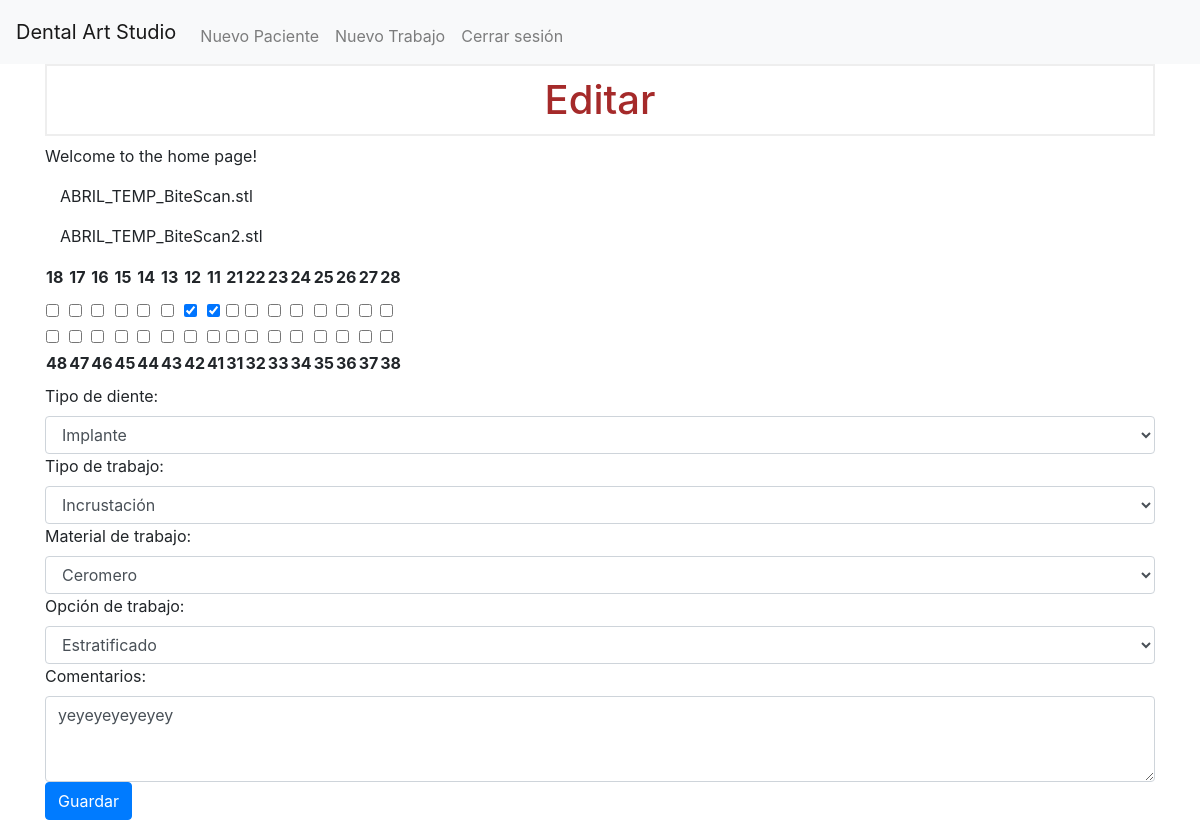
Page /8/edit (signed in) on the committed database.
### tables this page shows
CREATE TABLE job_uploads (
  job_id INTEGER NOT NULL,
  upload_id INTEGER NOT NULL,
  PRIMARY KEY (job_id, upload_id),
  FOREIGN KEY (job_id) REFERENCES jobs(id),
  FOREIGN KEY (upload_id) REFERENCES uploads(id)
);

CREATE TABLE uploads (
  id INTEGER PRIMARY KEY AUTOINCREMENT,
  patient_id INTEGER NOT NULL,
  filename TEXT NOT NULL,
  file_type TEXT NOT NULL,
  FOREIGN KEY (patient_id) REFERENCES patients (id)
);

CREATE TABLE jobs (
  id INTEGER PRIMARY KEY AUTOINCREMENT,
  patient_id INTEGER NOT NULL,
  teeth TEXT NOT NULL,
  tooth_type TEXT,
  job_type TEXT,
  job_material TEXT,
  job_option TEXT,
  timestamp TIMESTAMP NOT NULL DEFAULT CURRENT_TIMESTAMP,
  comments TEXT,
  status TEXT,
  FOREIGN KEY (patient_id) REFERENCES patients (id)
);

### app.py (the view, shortened to what this page needs)
@app.route('/<int:job_id>/edit', methods=('GET','POST'))
@login_required
def edit_job(job_id):
    files = get_files_by_job_id(job_id)
    job = get_job(job_id)
    checked_teeth = job['teeth'].split(', ')
    patient_id = job['patient_id']
    patients = get_patients(session.get("user_id"))
    patient = next((p for p in patients if p['id'] == patient_id), None)
    return render_template('edit_job.html', job=job, patient=patient, files=files, upper_jaw=UPPER_JAW, lower_jaw=LOWER_JAW, job_type_list=JOB_TYPE_LIST, job_material_list=JOB_MATERIAL_LIST, checked_teeth=checked_teeth)

### helpers.py (called while the page is built)
def login_required(f):
    @wraps(f)
    def decorated_function(*args, **kwargs):
        if session.get("user_id") is None:
            return redirect("/login")
        return f(*args, **kwargs)
    return decorated_function

def get_db_connection():
    conn = sqlite3.connect('database.db')
    conn.row_factory = sqlite3.Row
    conn.execute("PRAGMA foreign_keys = ON;")  # Habilita las restricciones de clave foránea
    return conn

def get_patients(user_id):
    try:
        conny = get_db_connection()
        db = conny.cursor()
        patients = db.execute("SELECT * FROM patients WHERE doctor_id = ?", (user_id,)).fetchall()
        conny.close()
        patients = [dict(patient) for patient in patients]
        return patients
    except Exception as e:
        print(f"Error al obtener pacientes: {e}")
        return None

def get_files_by_job_id(job_id):
    try:
        conn = get_db_connection()
        db = conn.cursor()
        db.execute('SELECT * FROM job_uploads JOIN uploads ON job_uploads.upload_id = uploads.id WHERE job_uploads.job_id = ?', (job_id,))
        files = db.fetchall()
        conn.close()
        return files
    except Exception as e:
        print(f"Error al obtener archivos: {e}")
    return None

def get_job(job_id):
    try:
        conn = get_db_connection()
        db = conn.cursor()
        job = db.execute("SELECT * FROM jobs WHERE id = ?", (job_id,)).fetchone()
        conn.close()
        return job
    except Exception as e:
        print(f"Error al obtener trabajo: {e}")
    return None

### templates/edit_job.html (shortened to what this page needs)
{% extends "base.html" %}
{% block content %}
    <h1>Editar</h1>
    <p>Welcome to the home page!</p>
    <div class="container">
        {% for file in files %}
        <div class="full-img">
            <p>{{ file.filename }}</p>
        </div>
        {% endfor %}
    </div>
    <form method="post">
        <table>
            <tr>
                {% for tooth in upper_jaw %}
                <th><label for="{{ tooth }}">{{ tooth }}</label></th>
                {% endfor %}
            </tr>
            <tr>
                {% for tooth in upper_jaw %}
                <td><input type="checkbox" id="{{ tooth }}" value="{{ tooth }}" name="teeth" {% if tooth in checked_teeth %} checked {% endif %}></td>
                {% endfor %}
            </tr>
            <tr>
                {% for tooth in lower_jaw %}
                <td><input type="checkbox" id="{{ tooth }}" value="{{ tooth }}" name="teeth" {% if tooth in checked_teeth %} checked {% endif %}></td>
                {% endfor %}
            </tr>
            <tr>
                {% for tooth in lower_jaw %}
                <th><label for="{{ tooth }}">{{ tooth }}</label></th>
                {% endfor %}
            </tr>
        </table>
        <label for="tooth_type">Tipo de diente:</label>
        <select class="form-control" id="tooth_type" name="tooth_type">
            <option value="Implante"{% if job.tooth_type == 'Implante' %}selected{% endif %}>Implante</option>
        </select>
        <label for="job_type">Tipo de trabajo:</label>
        <select class="form-control" id="job_type" name="job_type">
            {% for job_type in job_type_list %}
            <option value="{{ job_type }}"{% if job.job_type == job_type %}selected{% endif %}>{{ job_type }}</option>
            {% endfor %}
        </select>
        <label for="job_material">Material de trabajo:</label>
        <select class="form-control" id="job_material" name="job_material">
            {% for job_material in job_material_list %}
            <option value="{{ job_material }}"{% if job.job_material == job_material %}selected{% endif %}>{{ job_material }}</option>
            {% endfor %}
        </select>
        <label for="job_option">Opción de trabajo:</label>
        <select class="form-control" id="job_option" name="job_option">
            <option value="Estratificado"{% if job.job_option == 'Estratificado' %}selected {% endif %}>Estratificado</option>
        </select>
        <label for="comments">Comentarios:</label>
        <textarea class="form-control" id="comments" name="comments" rows="3">{{ job.comments }}</textarea>
        <button type="submit" class="btn btn-primary">Guardar</button>
    </form>
{% endblock %}

### static/css/style.css (style rules this page uses)
h1 { border: 2px #eee solid; color: brown; text-align: center; padding: 10px; }

### rows in the picture
job_uploads: filename "ABRIL_TEMP_BiteScan.stl"
job_uploads: filename "ABRIL_TEMP_BiteScan2.stl"
jobs: tooth_type "Implante", job_type "Incrustación", job_material "Ceromero", job_option "Estratificado", comments "yeyeyeyeyeyey"

### other values in the picture
{{ tooth }} "18" "17" "16" "15" "14" "13" "12" "11" "21" "22" "23" "24" "25" "26" "27" "28"
{{ tooth }} "48" "47" "46" "45" "44" "43" "42" "41" "31" "32" "33" "34" "35" "36" "37" "38"
